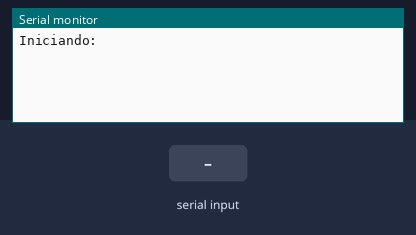
A sketch run on a simulated Arduino Uno, built with avr-gcc and run on an emulated ATmega328P. Parts: the last lines printed to the serial monitor. The test bench sets the inputs (shaded band).

Above: at 1.2 s.
1.3 s: "1" received over the second serial link
At 2.2 s:
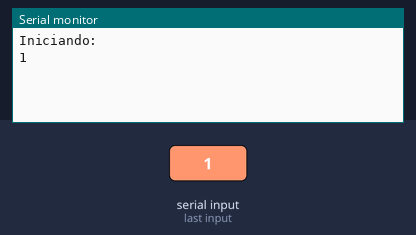
2.8 s: "0" received over the second serial link
At 3.3 s:
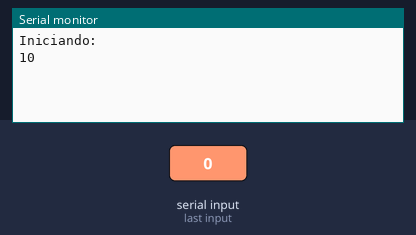

Measured:
- after the input at 1.3 s, the serial monitor: prints a new line at once (image 1)
- after the input at 2.8 s, the serial monitor: prints a new line at once (image 2)

The sketch:

DemoComunicasion.ino
```cpp
#include <SoftwareSerial.h>//Se puede emular mas de un puerto serial

SoftwareSerial BTSerial(9,8); // RX | TX Poner los pines que usas

void setup()
{
  Serial.begin(9600);
  Serial.println("Iniciando:");
  BTSerial.begin(9600);
  //Inicializando los puerto seria de ambos lados
}

void loop()
{

  // Leer el puerto HC-05 y lo escrive en el puerto serial de Arduino
  if (BTSerial.available())
    Serial.write(BTSerial.read());

  // Lee el  puerto serial del arduino y lo escrive en el puerto serial
  if (Serial.available())
    BTSerial.write(Serial.read());

}
```
